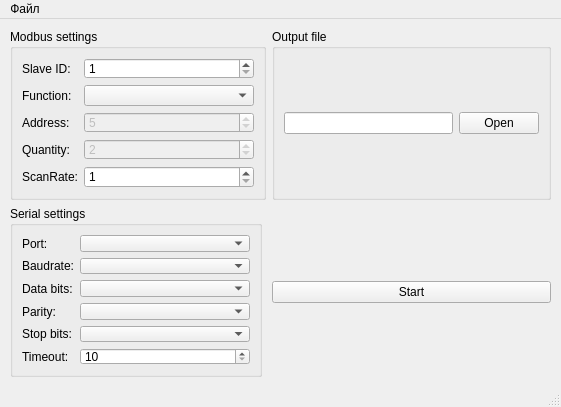
<?xml version="1.0" encoding="UTF-8"?>
<ui version="4.0">
 <class>MainWindow</class>
 <widget class="QMainWindow" name="MainWindow">
  <property name="geometry">
   <rect>
    <x>0</x>
    <y>0</y>
    <width>561</width>
    <height>407</height>
   </rect>
  </property>
  <property name="minimumSize">
   <size>
    <width>473</width>
    <height>407</height>
   </size>
  </property>
  <property name="maximumSize">
   <size>
    <width>561</width>
    <height>407</height>
   </size>
  </property>
  <property name="windowTitle">
   <string>Modbus scanner</string>
  </property>
  <widget class="QWidget" name="centralwidget">
   <widget class="QWidget" name="layoutWidget">
    <property name="geometry">
     <rect>
      <x>10</x>
      <y>10</y>
      <width>541</width>
      <height>348</height>
     </rect>
    </property>
    <layout class="QFormLayout" name="formLayout_3">
     <item row="0" column="0">
      <widget class="QGroupBox" name="modbusSettingsGB">
       <property name="title">
        <string>Modbus settings</string>
       </property>
       <layout class="QFormLayout" name="formLayout">
        <item row="0" column="0">
         <widget class="QLabel" name="slaveIdLabel">
          <property name="text">
           <string>Slave ID:</string>
          </property>
         </widget>
        </item>
        <item row="0" column="1">
         <widget class="QSpinBox" name="slaveIdSpinBox">
          <property name="minimum">
           <number>1</number>
          </property>
          <property name="maximum">
           <number>255</number>
          </property>
         </widget>
        </item>
        <item row="1" column="0">
         <widget class="QLabel" name="functionLabel">
          <property name="text">
           <string>Function:</string>
          </property>
         </widget>
        </item>
        <item row="1" column="1">
         <widget class="QComboBox" name="functionComboBox">
          <property name="minimumSize">
           <size>
            <width>170</width>
            <height>0</height>
           </size>
          </property>
         </widget>
        </item>
        <item row="2" column="0">
         <widget class="QLabel" name="addressLabel">
          <property name="text">
           <string>Address:</string>
          </property>
         </widget>
        </item>
        <item row="2" column="1">
         <widget class="QSpinBox" name="addressSpinBox">
          <property name="enabled">
           <bool>false</bool>
          </property>
          <property name="minimum">
           <number>1</number>
          </property>
          <property name="maximum">
           <number>10</number>
          </property>
          <property name="value">
           <number>5</number>
          </property>
         </widget>
        </item>
        <item row="3" column="0">
         <widget class="QLabel" name="quantityLabel">
          <property name="text">
           <string>Quantity:</string>
          </property>
         </widget>
        </item>
        <item row="3" column="1">
         <widget class="QSpinBox" name="quantitySpinBox">
          <property name="enabled">
           <bool>false</bool>
          </property>
          <property name="minimum">
           <number>1</number>
          </property>
          <property name="maximum">
           <number>125</number>
          </property>
          <property name="value">
           <number>2</number>
          </property>
         </widget>
        </item>
        <item row="4" column="0">
         <widget class="QLabel" name="scanRateLabel">
          <property name="text">
           <string>ScanRate:</string>
          </property>
         </widget>
        </item>
        <item row="4" column="1">
         <widget class="QSpinBox" name="scanRateSpinBox">
          <property name="minimum">
           <number>1</number>
          </property>
          <property name="maximum">
           <number>1000000000</number>
          </property>
         </widget>
        </item>
       </layout>
      </widget>
     </item>
     <item row="1" column="0">
      <widget class="QGroupBox" name="serialSettingsGB">
       <property name="title">
        <string>Serial settings</string>
       </property>
       <layout class="QFormLayout" name="formLayout_2">
        <item row="0" column="0">
         <widget class="QLabel" name="portLabel">
          <property name="text">
           <string>Port:</string>
          </property>
         </widget>
        </item>
        <item row="0" column="1">
         <widget class="QComboBox" name="portComboBox">
          <property name="minimumSize">
           <size>
            <width>170</width>
            <height>0</height>
           </size>
          </property>
         </widget>
        </item>
        <item row="1" column="0">
         <widget class="QLabel" name="baudrateLabel">
          <property name="text">
           <string>Baudrate:</string>
          </property>
         </widget>
        </item>
        <item row="1" column="1">
         <widget class="QComboBox" name="baudrateComboBox"/>
        </item>
        <item row="2" column="0">
         <widget class="QLabel" name="dataBitsLabel">
          <property name="text">
           <string>Data bits:</string>
          </property>
         </widget>
        </item>
        <item row="2" column="1">
         <widget class="QComboBox" name="dataBitsComboBox"/>
        </item>
        <item row="3" column="0">
         <widget class="QLabel" name="parityLabel">
          <property name="text">
           <string>Parity:</string>
          </property>
         </widget>
        </item>
        <item row="3" column="1">
         <widget class="QComboBox" name="parityComboBox"/>
        </item>
        <item row="4" column="0">
         <widget class="QLabel" name="stopBitsLabel">
          <property name="text">
           <string>Stop bits:</string>
          </property>
         </widget>
        </item>
        <item row="4" column="1">
         <widget class="QComboBox" name="stopBitsComboBox"/>
        </item>
        <item row="5" column="0">
         <widget class="QLabel" name="timeoutLabel">
          <property name="text">
           <string>Timeout:</string>
          </property>
         </widget>
        </item>
        <item row="5" column="1">
         <widget class="QSpinBox" name="timeoutSpinBox">
          <property name="minimum">
           <number>10</number>
          </property>
          <property name="maximum">
           <number>1000000</number>
          </property>
         </widget>
        </item>
       </layout>
      </widget>
     </item>
     <item row="1" column="1">
      <layout class="QVBoxLayout" name="verticalLayout">
       <item>
        <spacer name="verticalSpacer">
         <property name="orientation">
          <enum>Qt::Vertical</enum>
         </property>
         <property name="sizeHint" stdset="0">
          <size>
           <width>20</width>
           <height>40</height>
          </size>
         </property>
        </spacer>
       </item>
       <item>
        <widget class="QPushButton" name="startStopPB">
         <property name="text">
          <string>Start</string>
         </property>
        </widget>
       </item>
       <item>
        <spacer name="verticalSpacer_2">
         <property name="orientation">
          <enum>Qt::Vertical</enum>
         </property>
         <property name="sizeHint" stdset="0">
          <size>
           <width>20</width>
           <height>40</height>
          </size>
         </property>
        </spacer>
       </item>
      </layout>
     </item>
     <item row="0" column="1">
      <widget class="QGroupBox" name="outputFileGB">
       <property name="title">
        <string>Output file</string>
       </property>
       <layout class="QHBoxLayout" name="horizontalLayout">
        <item>
         <widget class="QLineEdit" name="fileLineEdit"/>
        </item>
        <item>
         <widget class="QPushButton" name="openFilePB">
          <property name="text">
           <string>Open</string>
          </property>
         </widget>
        </item>
       </layout>
      </widget>
     </item>
    </layout>
   </widget>
  </widget>
  <widget class="QMenuBar" name="menubar">
   <property name="geometry">
    <rect>
     <x>0</x>
     <y>0</y>
     <width>561</width>
     <height>21</height>
    </rect>
   </property>
   <widget class="QMenu" name="menu">
    <property name="title">
     <string>Файл</string>
    </property>
    <addaction name="actionOpenSettings"/>
    <addaction name="actionSaveSettings"/>
    <addaction name="separator"/>
    <addaction name="actionQuit"/>
   </widget>
   <addaction name="menu"/>
  </widget>
  <widget class="QStatusBar" name="statusbar"/>
  <action name="actionOpenSettings">
   <property name="text">
    <string>Открыть настройки</string>
   </property>
  </action>
  <action name="actionQuit">
   <property name="text">
    <string>Выход</string>
   </property>
  </action>
  <action name="actionSaveSettings">
   <property name="text">
    <string>Сохранить настройки</string>
   </property>
  </action>
 </widget>
 <resources/>
 <connections>
  <connection>
   <sender>actionQuit</sender>
   <signal>triggered()</signal>
   <receiver>MainWindow</receiver>
   <slot>close()</slot>
   <hints>
    <hint type="sourcelabel">
     <x>-1</x>
     <y>-1</y>
    </hint>
    <hint type="destinationlabel">
     <x>399</x>
     <y>299</y>
    </hint>
   </hints>
  </connection>
 </connections>
</ui>
